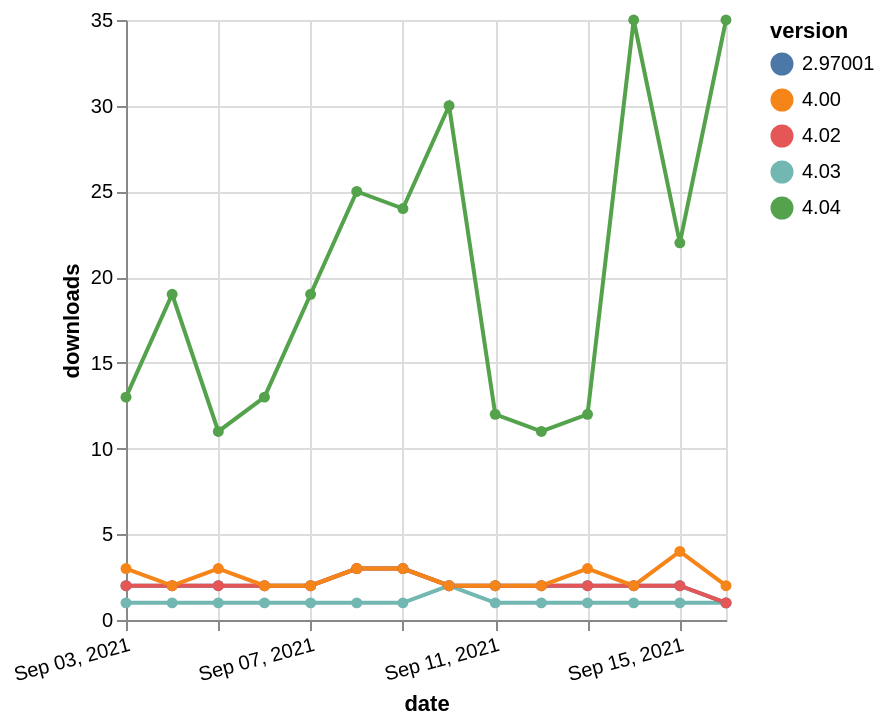

Specify this chart in Vega-Lite:
### Vega-Lite specification from a JSON file in a GitHub repository (floating-point values rounded to 4 significant figures)
{"$schema": "https://vega.github.io/schema/vega-lite/v5.json", "description": "A simple bar chart with embedded data.", "data": {"values": [{"date": "2021-09-03", "total": 355, "delta": 1, "version": "4.03"}, {"date": "2021-09-04", "total": 356, "delta": 1, "version": "4.03"}, {"date": "2021-09-05", "total": 357, "delta": 1, "version": "4.03"}, {"date": "2021-09-06", "total": 358, "delta": 1, "version": "4.03"}, {"date": "2021-09-07", "total": 359, "delta": 1, "version": "4.03"}, {"date": "2021-09-08", "total": 360, "delta": 1, "version": "4.03"}, {"date": "2021-09-09", "total": 361, "delta": 1, "version": "4.03"}, {"date": "2021-09-10", "total": 363, "delta": 2, "version": "4.03"}, {"date": "2021-09-11", "total": 364, "delta": 1, "version": "4.03"}, {"date": "2021-09-12", "total": 365, "delta": 1, "version": "4.03"}, {"date": "2021-09-13", "total": 366, "delta": 1, "version": "4.03"}, {"date": "2021-09-14", "total": 367, "delta": 1, "version": "4.03"}, {"date": "2021-09-15", "total": 368, "delta": 1, "version": "4.03"}, {"date": "2021-09-16", "total": 369, "delta": 1, "version": "4.03"}, {"date": "2021-09-03", "total": 2309, "delta": 2, "version": "2.97001"}, {"date": "2021-09-04", "total": 2311, "delta": 2, "version": "2.97001"}, {"date": "2021-09-05", "total": 2313, "delta": 2, "version": "2.97001"}, {"date": "2021-09-06", "total": 2315, "delta": 2, "version": "2.97001"}, {"date": "2021-09-07", "total": 2317, "delta": 2, "version": "2.97001"}, {"date": "2021-09-08", "total": 2320, "delta": 3, "version": "2.97001"}, {"date": "2021-09-09", "total": 2323, "delta": 3, "version": "2.97001"}, {"date": "2021-09-10", "total": 2325, "delta": 2, "version": "2.97001"}, {"date": "2021-09-11", "total": 2327, "delta": 2, "version": "2.97001"}, {"date": "2021-09-12", "total": 2329, "delta": 2, "version": "2.97001"}, {"date": "2021-09-13", "total": 2331, "delta": 2, "version": "2.97001"}, {"date": "2021-09-14", "total": 2333, "delta": 2, "version": "2.97001"}, {"date": "2021-09-15", "total": 2335, "delta": 2, "version": "2.97001"}, {"date": "2021-09-16", "total": 2336, "delta": 1, "version": "2.97001"}, {"date": "2021-09-03", "total": 22118, "delta": 13, "version": "4.04"}, {"date": "2021-09-04", "total": 22137, "delta": 19, "version": "4.04"}, {"date": "2021-09-05", "total": 22148, "delta": 11, "version": "4.04"}, {"date": "2021-09-06", "total": 22161, "delta": 13, "version": "4.04"}, {"date": "2021-09-07", "total": 22180, "delta": 19, "version": "4.04"}, {"date": "2021-09-08", "total": 22205, "delta": 25, "version": "4.04"}, {"date": "2021-09-09", "total": 22229, "delta": 24, "version": "4.04"}, {"date": "2021-09-10", "total": 22259, "delta": 30, "version": "4.04"}, {"date": "2021-09-11", "total": 22271, "delta": 12, "version": "4.04"}, {"date": "2021-09-12", "total": 22282, "delta": 11, "version": "4.04"}, {"date": "2021-09-13", "total": 22294, "delta": 12, "version": "4.04"}, {"date": "2021-09-14", "total": 22329, "delta": 35, "version": "4.04"}, {"date": "2021-09-15", "total": 22351, "delta": 22, "version": "4.04"}, {"date": "2021-09-16", "total": 22386, "delta": 35, "version": "4.04"}, {"date": "2021-09-03", "total": 3344, "delta": 2, "version": "4.02"}, {"date": "2021-09-04", "total": 3346, "delta": 2, "version": "4.02"}, {"date": "2021-09-05", "total": 3348, "delta": 2, "version": "4.02"}, {"date": "2021-09-06", "total": 3350, "delta": 2, "version": "4.02"}, {"date": "2021-09-07", "total": 3352, "delta": 2, "version": "4.02"}, {"date": "2021-09-08", "total": 3355, "delta": 3, "version": "4.02"}, {"date": "2021-09-09", "total": 3358, "delta": 3, "version": "4.02"}, {"date": "2021-09-10", "total": 3360, "delta": 2, "version": "4.02"}, {"date": "2021-09-11", "total": 3362, "delta": 2, "version": "4.02"}, {"date": "2021-09-12", "total": 3364, "delta": 2, "version": "4.02"}, {"date": "2021-09-13", "total": 3366, "delta": 2, "version": "4.02"}, {"date": "2021-09-14", "total": 3368, "delta": 2, "version": "4.02"}, {"date": "2021-09-15", "total": 3370, "delta": 2, "version": "4.02"}, {"date": "2021-09-16", "total": 3371, "delta": 1, "version": "4.02"}, {"date": "2021-09-03", "total": 6420, "delta": 3, "version": "4.00"}, {"date": "2021-09-04", "total": 6422, "delta": 2, "version": "4.00"}, {"date": "2021-09-05", "total": 6425, "delta": 3, "version": "4.00"}, {"date": "2021-09-06", "total": 6427, "delta": 2, "version": "4.00"}, {"date": "2021-09-07", "total": 6429, "delta": 2, "version": "4.00"}, {"date": "2021-09-08", "total": 6432, "delta": 3, "version": "4.00"}, {"date": "2021-09-09", "total": 6435, "delta": 3, "version": "4.00"}, {"date": "2021-09-10", "total": 6437, "delta": 2, "version": "4.00"}, {"date": "2021-09-11", "total": 6439, "delta": 2, "version": "4.00"}, {"date": "2021-09-12", "total": 6441, "delta": 2, "version": "4.00"}, {"date": "2021-09-13", "total": 6444, "delta": 3, "version": "4.00"}, {"date": "2021-09-14", "total": 6446, "delta": 2, "version": "4.00"}, {"date": "2021-09-15", "total": 6450, "delta": 4, "version": "4.00"}, {"date": "2021-09-16", "total": 6452, "delta": 2, "version": "4.00"}]}, "width": "container", "mark": {"type": "line", "point": {"filled": true}}, "encoding": {"x": {"field": "date", "type": "temporal", "timeUnit": "yearmonthdate", "title": "date", "axis": {"labelAngle": -15}}, "y": {"field": "delta", "type": "quantitative", "title": "downloads"}, "color": {"field": "version", "type": "nominal"}, "tooltip": {"field": "delta"}}}
